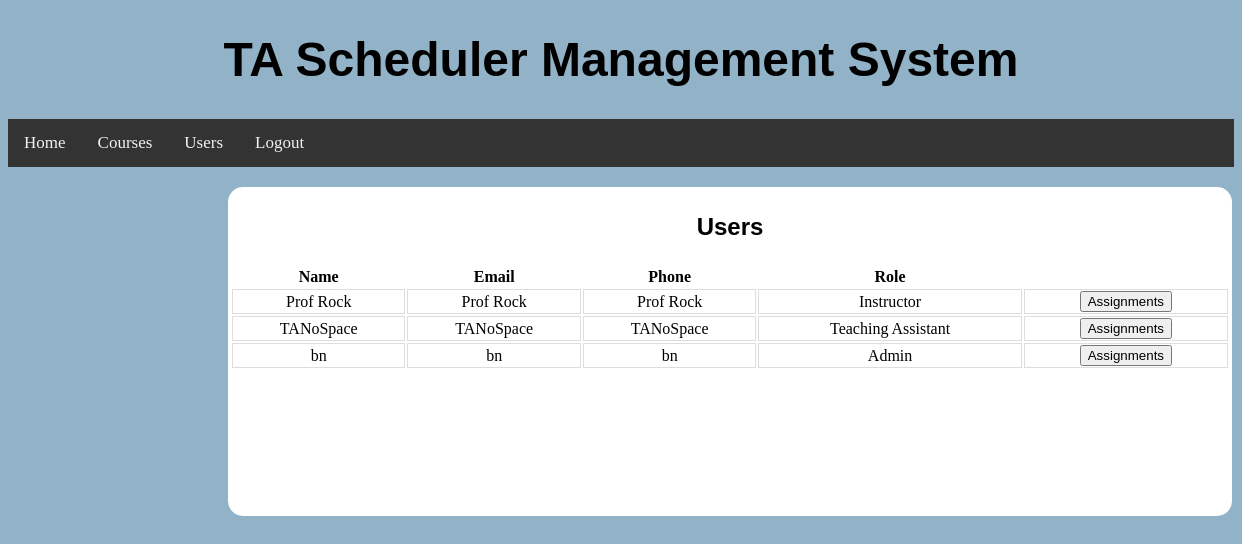
/users/ (signed in), run on an earlier commit of the app's database.
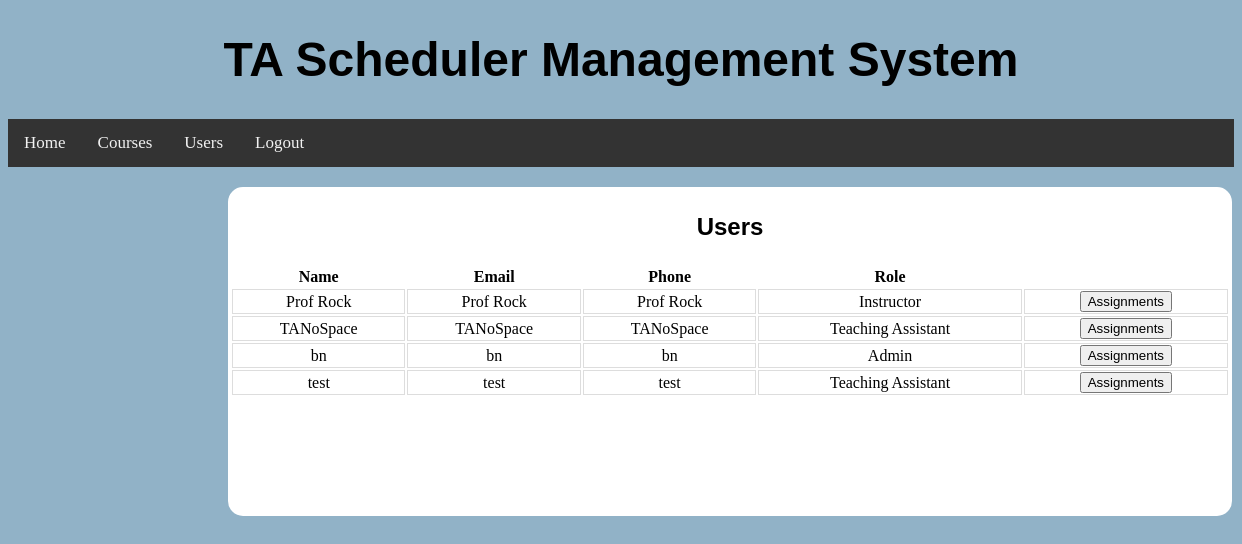
And on a later commit of the database.
### BackendWork/models.py (models this page shows, shortened)
class MyUser(models.Model):
    ROLE_CHOICES = (('Teaching Assistant', 'TEACHING_ASSISTANT'), ('Instructor', 'INSTRUCTOR'), ('Admin', 'ADMIN'))
    username = models.CharField(max_length=20, unique=True)
    password = models.CharField(max_length=20)
    name = models.CharField(max_length=20)
    email = models.CharField(max_length=20)
    address = models.CharField(max_length=72)
    phone = models.CharField(max_length=10)
    role = models.CharField(max_length=30, choices=ROLE_CHOICES, default='Teaching Assistant')
    assignedClasses = models.ManyToManyField(ClassList, null=True, blank=True)

### BackendWork/views.py (the view, shortened to what this page needs)
# urls.py: path("users/", Users.as_view()),
class Users(View):
    def get(self, request):
        try:
            request.session["user"]
        except:
            return redirect("/")
        return render(request, "users.html", {'sessionUser': MyUser.objects.get(username=request.session["user"]),
                                              'users': MyUser.objects.all()})

### templates/users.html (shortened to what this page needs)
{% load static %}
<!DOCTYPE html>
<html lang="en">
<head>
    <link rel="stylesheet" type="text/css" href="{% static 'css/users.css' %}"/>
</head>
<div class="navContainer">
    <header class="header">
        <h1><a>TA Scheduler Management System</a></h1>
    </header>
    <div class="navigation">
        <li><a href="/home/">Home</a></li>
        <li><a href="/courses/">Courses</a></li>
        <li><a href="/users/">Users</a></li>
        <li><a href="/">Logout</a></li>
    </div>
</div>
<body>
<div class="container">
    <p class=header>Users</p>
    <div class="containerbox">
        <table>
            <tr>
                <th>Name</th>
                <th>Email</th>
                <th>Phone</th>
                <th>Role</th>
            </tr>
            <tr>
                {% for i in users %}
                     {% if editingUser == i.username %}
                         <form action="" method="post">
                         {% csrf_token %}
                             <td><input name="username" placeholder="{{ i.username }}"></td>
                             <td><input name="password" placeholder="{{ i.password }}"></td>
                             <td><input name="name" placeholder="{{ i.name }}"></td>
                             <td><input name="email" placeholder="{{ i.email }}"></td>
                             <td><input name="address" placeholder="{{ i.address }}"></td>
                             <td><input name="phone" placeholder="{{ i.phone }}"></td>
                             <td><select name="role" class="dropdownMenu">
                                 <option value="Admin" {% if i.role == 'Admin' %}selected{% endif %}>Admin</option>
                                 <option value="Instructor" {% if i.role == 'Instructor' %}selected{% endif %}>Instructor</option>
                                 <option value="Teaching Assistant" {% if i.role == 'Teaching Assistant' %}selected{% endif %}>Teaching Assistant</option>
                             </select>
                            </td>
                             <td>
                                 <button name="saveEditUser" value="{{ i.username }}">Save</button>
                         </form>
                         <td>
                             <a href="/users/">
                                 <button>Cancel</button>
                             </a>
                         </td>
                    </td>
                    {% else %}
                         <td>{{ i.name }}</td>
                         <td>{{ i.email }}</td>
                             <td>{{ i.phone }}</td>
                         <td>{{ i.role }}</td>
                         <form action="" method="post">
                            <td>
                                <button name="viewAssignments" value="{{ i.username }}">Assignments</button>
                            </td>
                        </form>
                     {% endif %}
            </tr>
                {% endfor %}
        </table>
    </div>
</div>
</body>
</html>

What changed in the data, as far as the page shows it:
added MyUser: name "test", email "test", phone "test", role "Teaching Assistant"
